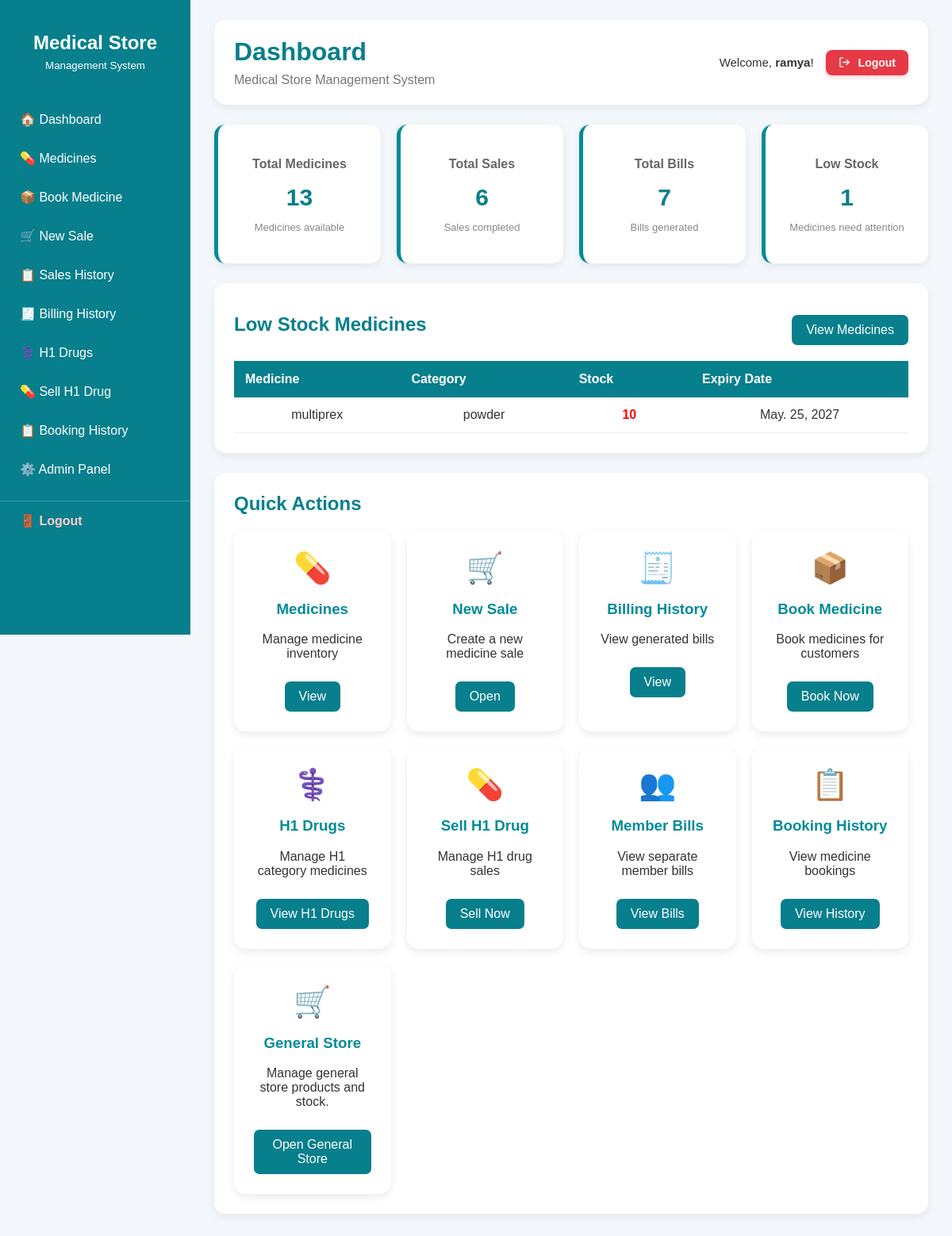
Before: / (signed in) with the older database file.
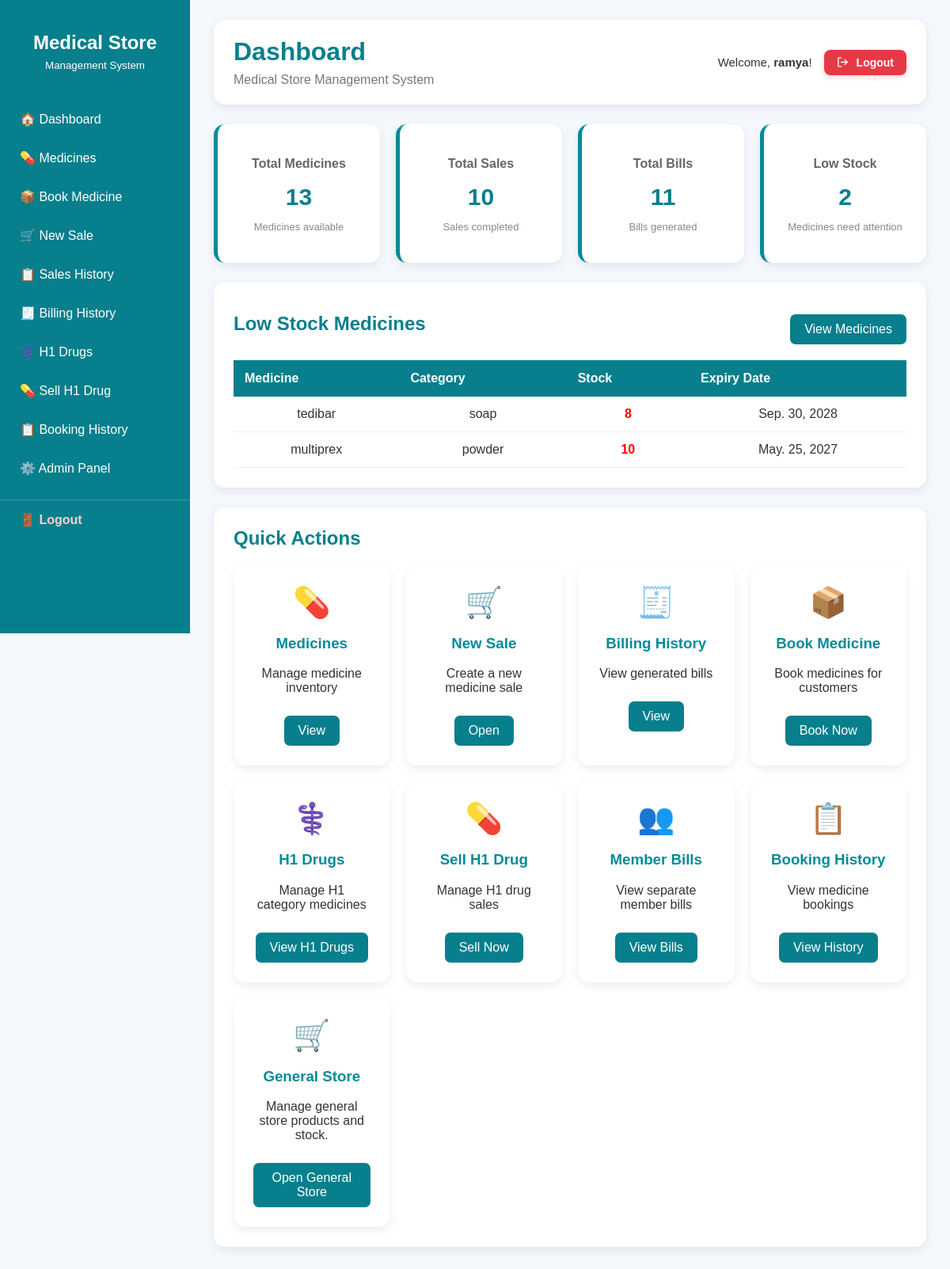
After: the same page with the newer database file.
### store/models.py (models this page shows, shortened)
class Medicine(models.Model):
    name = models.CharField(max_length=100)
    category = models.CharField(max_length=100)
    manufacturer = models.CharField(max_length=100)
    price = models.DecimalField(max_digits=10, decimal_places=2)
    stock = models.IntegerField()
    expiry_date = models.DateField()
    image = models.ImageField(
        upload_to="medicines/",
        blank=True,
        null=True
    )

### store/views.py (the view)
# urls.py: 2. Add a URL to urlpatterns:  path('', views.home, name='home')
@login_required
def home(request):
    total_medicines = Medicine.objects.count()
    total_sales = Sale.objects.count()
    total_bills = Bill.objects.count()
    low_stock = Medicine.objects.filter(stock__lte=10)
    return render(request, "home.html", {
        "total_medicines": total_medicines,
        "total_sales": total_sales,
        "total_bills": total_bills,
        "low_stock": low_stock,
        "low_stock_medicines": low_stock,
    })

### store/templates/home.html (shortened to what the changed rows need)
{% load static %}
<!DOCTYPE html>
<html lang="en">
<head>
    <link rel="stylesheet" href="{% static 'store/style.css' %}">
</head>
<body>
<div class="sidebar">
    <div class="brand">
        <h2>Medical Store</h2>
    </div>
</div>
<div class="main-content">
    <div class="welcome">
        <div>
            <h1>Dashboard</h1>
        </div>
    </div>
    <div class="stats-container">
        <div class="stat-card">
            <h2>{{ total_medicines }}</h2>
        </div>
        <div class="stat-card">
            <h3>Total Sales</h3>
            <h2>{{ total_sales }}</h2>
            <p>Sales completed</p>
        </div>
        <div class="stat-card">
            <h3>Total Bills</h3>
            <h2>{{ total_bills }}</h2>
            <p>Bills generated</p>
        </div>
        <div class="stat-card">
            <h3>Low Stock</h3>
            <h2>{{ low_stock.count }}</h2>
            <p>Medicines need attention</p>
        </div>
    </div>
    <div class="section">
        <div class="section-heading">
            <h2>Low Stock Medicines</h2>
        </div>
        <table>
            <thead>
                <tr>
                    <th>Medicine</th>
                    <th>Category</th>
                    <th>Stock</th>
                    <th>Expiry Date</th>
                </tr>
            </thead>
            <tbody>
                {% for medicine in low_stock_medicines %}
                <tr>
                    <td>{{ medicine.name }}</td>
                    <td>{{ medicine.category }}</td>
                    <td class="low">{{ medicine.stock }}</td>
                    <td>{{ medicine.expiry_date|date:"M. d, Y" }}</td>
                </tr>
                {% empty %}
                <tr>
                    <td colspan="4">No low stock medicines available.</td>
                </tr>
                {% endfor %}
            </tbody>
        </table>
    </div>
    <div class="section">
        <div class="section-heading">
            <h2>Quick Actions</h2>
        </div>
    </div>
</div>
</body>
</html>

Changed rows visible on the page:
now on this page (row edited): Medicine: name "tedibar", category "soap", stock "8", expiry_date "Sep. 30, 2028"
Other visible differences:
{{ total_sales }}: "6" → "10"
{{ total_bills }}: "7" → "11"
{{ low_stock.count }}: "1" → "2"
